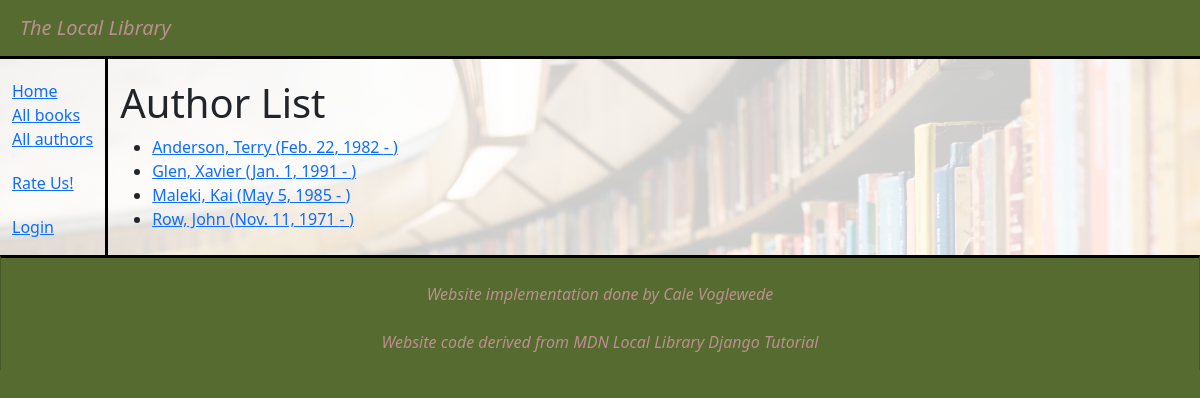
Screenshot of /catalog/authors/ with the database file from the repository.
### catalog/models.py (models this page shows)
class Author(models.Model):
    first_name = models.CharField(max_length=100)
    last_name = models.CharField(max_length=100)
    date_of_birth = models.DateField(null=True, blank=True)
    date_of_death = models.DateField('died', null=True, blank=True)
    class Meta:
        ordering = ['last_name', 'first_name']
    def get_absolute_url(self):
        return reverse('author-detail', args=[str(self.id)])
    def __str__(self):
        return f'{self.last_name}, {self.first_name}'

### catalog/views.py (the view)
# urls.py: path('authors/', views.AuthorListView.as_view(), name='authors'),
class AuthorListView(generic.ListView):
    model = Author
    paginate_by = 10

### catalog/templates/catalog/author_list.html
{% extends "base_generic.html" %} {% block content %}
<h1>Author List</h1>
{% if author_list %}
<ul>
  {% for author in author_list %}
  <li>
    <a href="{{ author.get_absolute_url }}">
      {{ author }} ({{author.date_of_birth}} - {% if author.date_of_death%}{{author.date_of_death}}{% endif %})
    </a>
  </li>
  {% endfor %}
</ul>
{% else %}
<p>There are no authors available.</p>
{% endif %} {% endblock %}

### catalog/static/css/styles.css (style rules this page uses)
body { background-color: darkolivegreen; }

### rows the page displays
Author: last_name+first_name "Anderson, Terry", date_of_birth "Feb. 22, 1982"
Author: last_name+first_name "Glen, Xavier", date_of_birth "Jan. 1, 1991"
Author: last_name+first_name "Maleki, Kai", date_of_birth "May 5, 1985"
Author: last_name+first_name "Row, John", date_of_birth "Nov. 11, 1971"
